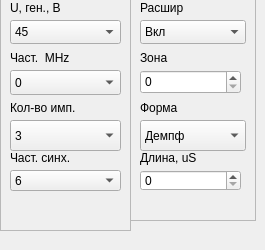
    <widget class="QWidget" name="page">
     <widget class="QFrame" name="frame_gen">
      <property name="geometry">
       <rect>
        <x>0</x>
        <y>-10</y>
        <width>131</width>
        <height>241</height>
       </rect>
      </property>
      <property name="frameShape">
       <enum>QFrame::StyledPanel</enum>
      </property>
      <property name="frameShadow">
       <enum>QFrame::Raised</enum>
      </property>
      <widget class="QComboBox" name="comboBox_gen_U">
       <property name="geometry">
        <rect>
         <x>10</x>
         <y>30</y>
         <width>111</width>
         <height>24</height>
        </rect>
       </property>
       <item>
        <property name="text">
         <string>45</string>
        </property>
       </item>
       <item>
        <property name="text">
         <string>50</string>
        </property>
       </item>
       <item>
        <property name="text">
         <string>75</string>
        </property>
       </item>
      </widget>
      <widget class="QLabel" name="label_gen_frequency">
       <property name="geometry">
        <rect>
         <x>10</x>
         <y>60</y>
         <width>96</width>
         <height>16</height>
        </rect>
       </property>
       <property name="text">
        <string>Част.  MHz</string>
       </property>
      </widget>
      <widget class="QComboBox" name="comboBox_gen_frequency">
       <property name="geometry">
        <rect>
         <x>10</x>
         <y>80</y>
         <width>111</width>
         <height>25</height>
        </rect>
       </property>
       <item>
        <property name="text">
         <string>0</string>
        </property>
       </item>
       <item>
        <property name="text">
         <string>1</string>
        </property>
       </item>
       <item>
        <property name="text">
         <string>2</string>
        </property>
       </item>
      </widget>
      <widget class="QLabel" name="label_gen_numImpuls">
       <property name="geometry">
        <rect>
         <x>10</x>
         <y>110</y>
         <width>107</width>
         <height>16</height>
        </rect>
       </property>
       <property name="text">
        <string>Кол-во имп.</string>
       </property>
      </widget>
      <widget class="QComboBox" name="comboBox_gen_numImpuls">
       <property name="geometry">
        <rect>
         <x>10</x>
         <y>130</y>
         <width>111</width>
         <height>31</height>
        </rect>
       </property>
       <item>
        <property name="text">
         <string>3</string>
        </property>
       </item>
       <item>
        <property name="text">
         <string>4</string>
        </property>
       </item>
       <item>
        <property name="text">
         <string>5</string>
        </property>
       </item>
      </widget>
      <widget class="QLabel" name="label_gen_sinhro">
       <property name="geometry">
        <rect>
         <x>10</x>
         <y>160</y>
         <width>95</width>
         <height>16</height>
        </rect>
       </property>
       <property name="text">
        <string>Част. синх.</string>
       </property>
      </widget>
      <widget class="QComboBox" name="comboBox_gen_sinhro">
       <property name="geometry">
        <rect>
         <x>10</x>
         <y>180</y>
         <width>111</width>
         <height>21</height>
        </rect>
       </property>
       <item>
        <property name="text">
         <string>6</string>
        </property>
       </item>
       <item>
        <property name="text">
         <string>7</string>
        </property>
       </item>
       <item>
        <property name="text">
         <string>8</string>
        </property>
       </item>
      </widget>
      <widget class="QLabel" name="label_gen_U">
       <property name="geometry">
        <rect>
         <x>10</x>
         <y>10</y>
         <width>83</width>
         <height>16</height>
        </rect>
       </property>
       <property name="text">
        <string>U, ген., В</string>
       </property>
      </widget>
      <zorder>label_gen_numImpuls</zorder>
      <zorder>comboBox_gen_sinhro</zorder>
      <zorder>comboBox_gen_U</zorder>
      <zorder>comboBox_gen_numImpuls</zorder>
      <zorder>label_gen_frequency</zorder>
      <zorder>comboBox_gen_frequency</zorder>
      <zorder>label_gen_sinhro</zorder>
      <zorder>label_gen_U</zorder>
     </widget>
     <widget class="QFrame" name="frame_genExt">
      <property name="geometry">
       <rect>
        <x>130</x>
        <y>-10</y>
        <width>126</width>
        <height>231</height>
       </rect>
      </property>
      <property name="frameShape">
       <enum>QFrame::StyledPanel</enum>
      </property>
      <property name="frameShadow">
       <enum>QFrame::Raised</enum>
      </property>
      <widget class="QLabel" name="label_genExt_ext">
       <property name="geometry">
        <rect>
         <x>10</x>
         <y>10</y>
         <width>101</width>
         <height>16</height>
        </rect>
       </property>
       <property name="text">
        <string>Расшир </string>
       </property>
      </widget>
      <widget class="QComboBox" name="comboBox_genExt_ext">
       <property name="geometry">
        <rect>
         <x>10</x>
         <y>30</y>
         <width>106</width>
         <height>24</height>
        </rect>
       </property>
       <item>
        <property name="text">
         <string>Вкл</string>
        </property>
       </item>
       <item>
        <property name="text">
         <string>Выкл</string>
        </property>
       </item>
      </widget>
      <widget class="QLabel" name="label_genExt_zone">
       <property name="geometry">
        <rect>
         <x>10</x>
         <y>60</y>
         <width>42</width>
         <height>16</height>
        </rect>
       </property>
       <property name="text">
        <string>Зона</string>
       </property>
      </widget>
      <widget class="QLabel" name="label_genExt_form">
       <property name="geometry">
        <rect>
         <x>10</x>
         <y>110</y>
         <width>60</width>
         <height>16</height>
        </rect>
       </property>
       <property name="text">
        <string>Форма</string>
       </property>
      </widget>
      <widget class="QComboBox" name="comboBox_genExt_form">
       <property name="geometry">
        <rect>
         <x>10</x>
         <y>130</y>
         <width>106</width>
         <height>31</height>
        </rect>
       </property>
       <item>
        <property name="text">
         <string>Демпф</string>
        </property>
       </item>
       <item>
        <property name="text">
         <string>4</string>
        </property>
       </item>
       <item>
        <property name="text">
         <string>5</string>
        </property>
       </item>
      </widget>
      <widget class="QLabel" name="label_genExt_time">
       <property name="geometry">
        <rect>
         <x>10</x>
         <y>160</y>
         <width>87</width>
         <height>16</height>
        </rect>
       </property>
       <property name="text">
        <string>Длина, uS</string>
       </property>
      </widget>
      <widget class="QSpinBox" name="spinBox_genExt_zone">
       <property name="geometry">
        <rect>
         <x>10</x>
         <y>80</y>
         <width>101</width>
         <height>24</height>
        </rect>
       </property>
      </widget>
      <widget class="QSpinBox" name="spinBox_genExt_time">
       <property name="geometry">
        <rect>
         <x>10</x>
         <y>180</y>
         <width>101</width>
         <height>21</height>
        </rect>
       </property>
      </widget>
     </widget>
    </widget>
